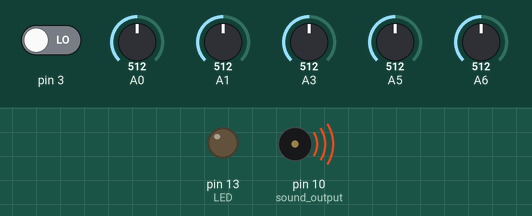
A sketch run on a simulated Arduino Uno, built with avr-gcc and run on an emulated ATmega328P. On the bench: output pins drawn as LEDs (lit = HIGH), buzzer (waves = sounding). Inputs (shaded band) come from the test bench; at power-on: pin 3 LOW, A0 = 512, A1 = 512, A3 = 512, A5 = 512, A6 = 512. Random numbers use the default seed unless the sketch sets one; pins used as bus, display or sensor lines are not drawn.

Above: at 1.2 s.
1.3 s: pin 3 driven HIGH
At 1.6 s:
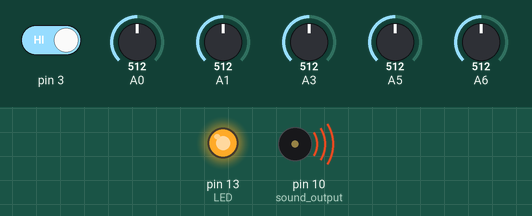
2.8 s: pin 3 driven LOW
At 3.9 s:
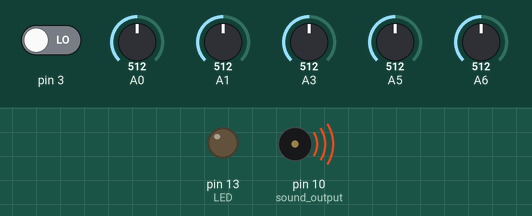
4.3 s: pin 3 driven HIGH
At 5.4 s:
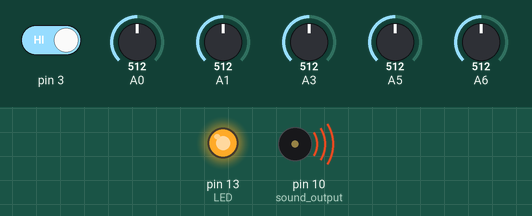
Timing chart, 0 to 7.3 s (numbered marks = the images above; inputs shaded):
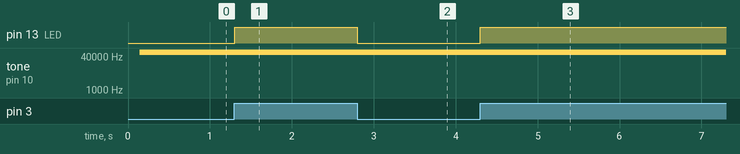

The sketch:

HagiwoKick.ino
```cpp
// I made one change from the original code
// In our circuit the knob_tone comes in with GND on the counterclockwise end of the pot and +5V on the clockwise end
// Hagiwo wired it in reverse as the pitch is controlled by the delay length, where a short delay = higher frequency and a long delay = a lower frequency
// but to me it makes more electrical sense to wire it as above and instead flip the knob_tone input on the code side, so that a short delay = higher pitch
// so i changed `knob_tone = analogRead(0) / 64;` to `knob_tone = (1023 - analogRead(0) ) / 64;`

#include <avr/io.h>

//---------basic waveform make--------------------
unsigned int frq = 60000; //frequency
float duty = 0.5;//pin10
int wave = 1000;//output wave form , fand + harm
const static word fand[180] PROGMEM = {
 0,  17, 34, 52, 69, 86, 103,  120,  137,  154,  171,  187,  203,  219,  234,  250,  264,  279,  293,  307,  321,  334,  347,  359,  371,  383,  394,  404,  414,  424,  433,  441,  449,  456,  463,  469,  475,  480,  485,  489,  492,  495,  497,  498,  499,  500,  499,  498,  497,  495,  492,  489,  485,  480,  475,  469,  463,  456,  449,  441,  433,  424,  414,  404,  394,  383,  371,  359,  347,  334,  321,  307,  293,  279,  264,  250,  234,  219,  203,  187,  171,  154,  137,  120,  103,  86, 69, 52, 34, 17, 0,  -18,  -35,  -53,  -70,  -87,  -104, -121, -138, -155, -172, -188, -204, -220, -235, -250, -265, -280, -294, -308, -322, -335, -348, -360, -372, -384, -395, -405, -415, -425, -434, -442, -450, -457, -464, -470, -476, -481, -486, -490, -493, -496, -498, -499, -500, -500, -500, -499, -498, -496, -493, -490, -486, -481, -476, -470, -464, -457, -450, -442, -434, -425, -415, -405, -395, -384, -372, -360, -348, -335, -322, -308, -294, -280, -265, -250, -235, -220, -204, -188, -172, -155, -138, -121, -104, -87,  -70,  -53,  -35,  -18
};
const static word harm[180] PROGMEM = {
 0,  416,  365,  321,  334,  307,  279,  279,  254,  232,  227,  203,  185,  178,  155,  140,  131,  110,  97, 88, 68, 57, 48, 30, 21, 11, -4, -11,  -21,  -34,  -40,  -48,  -60,  -63,  -71,  -80,  -82,  -88,  -95,  -95,  -101, -104, -103, -107, -109, -106, -109, -107, -103, -104, -101, -95,  -95,  -88,  -82,  -80,  -71,  -63,  -60,  -48,  -40,  -34,  -21,  -11,  -4, 11, 21, 30, 48, 57, 68, 88, 97, 110,  131,  140,  155,  178,  185,  203,  227,  232,  254,  279,  279,  307,  334,  321,  365,  416,  0,  -417, -366, -322, -335, -308, -280, -280, -255, -233, -228, -204, -186, -179, -156, -141, -132, -111, -98,  -89,  -69,  -58,  -49,  -31,  -22,  -12,  3,  10, 20, 33, 39, 47, 59, 62, 70, 79, 81, 87, 94, 94, 100,  103,  102,  106,  108,  105,  108,  106,  102,  103,  100,  94, 94, 87, 81, 79, 70, 62, 59, 47, 39, 33, 20, 10, 3,  -12,  -22,  -31,  -49,  -58,  -69,  -89,  -98,  -111, -132, -141, -156, -179, -186, -204, -228, -233, -255, -280, -280, -308, -335, -322, -366, -417
};

//-------------trig------------
bool trig = 0;//
bool old_trig = 0;//

//-----------control wave color------------
int h = 0; //table finish count
int i = 0; //waveform
byte j = 1; //decay frequency
float k = 1; //decay amp

int knob_tone = 512;
int knob_harm = 512;
int knob_attack = 512;
int knob_decay = 512;
int CV_harm = 512;

void setup() {
 pinMode(10, OUTPUT);//sound output
 pinMode(13, OUTPUT);//LED

 // PWM specification setting
 TCCR1A = 0b00100001;
 TCCR1B = 0b00010001;//分周比1

 // PWM setting
 OCR1A = (unsigned int)(8000000 / frq );

 //for development
 //  Serial.begin(9600);
}

void loop() {

 old_trig = trig;
 trig = digitalRead(3);

 digitalWrite(13, trig); //LED ON during trigger is high

 if (old_trig == 0 && trig == 1) {//trigger detect
   h = 0;
   i = 0;
   j = 0;
   k = 1;
 }

 i ++;
 if (i > 179) {

   knob_tone = (1023 - analogRead(0) ) / 64; // change from the original code (see notes at top)
   knob_harm = (1023 - analogRead(1) ) / 32;
   knob_decay = analogRead(3) / 16;
   knob_attack = analogRead(5) / 16;
   CV_harm = analogRead(6) / 32;

   knob_harm = knob_harm - CV_harm;

   if ( knob_harm >= 31) {
     knob_harm = 31;
   }

   //make decay
   h ++;
   i = 0;
   j = j + 5;//modulate wave frequency slower rate

   if (knob_decay <= 32) { //no body decay
     k = k * (98 - (32 - knob_decay)) / 100 - 10 / 100;
   }
   else if (knob_decay > 32) { //with body decay
     if (h < (16 - knob_tone) / 2) {
       k = 0.8 + h / 16 / 5;
     }
     else {
       k = k * (94 -  (knob_decay - 32)) / 100 - 10 / 100;
     }
   }
 }

 delayMicroseconds((knob_tone) * j);//modulate wave frequency slower

 //---------kick wave making------------------
 if (h == 0 && i < knob_attack  && knob_attack >= 5) { // make punch sound by noise
   wave = (pgm_read_word(&(fand[random(0, 179)]))) * 32 + (pgm_read_word(&(harm[i]))) * (32 - knob_harm);
 }

 else if (h <= 1 && i > 25 && i < 90) {
   wave = (pgm_read_word(&(fand[i]))) * (32 + knob_attack / 3) + (pgm_read_word(&(harm[i]))) * (32 - knob_harm);
 }

 else {
   wave = (pgm_read_word(&(fand[i]))) * 32 + (pgm_read_word(&(harm[i]))) * (32 - knob_harm);
 }

 wave = wave * k;
 wave = wave / 32 + 500;

 duty = (float)wave / 1000;

 //------output pwm wave -----------------
 // Duty rate setting
 OCR1B = (unsigned int)(8000000  / frq * duty);
}
```

Measured:
- after the input at 1.3 s, pin 13 (LED): LOW → HIGH at once
- after the input at 2.8 s, pin 13 (LED): HIGH → LOW at once
- after the input at 4.3 s, pin 13 (LED): LOW → HIGH at once
